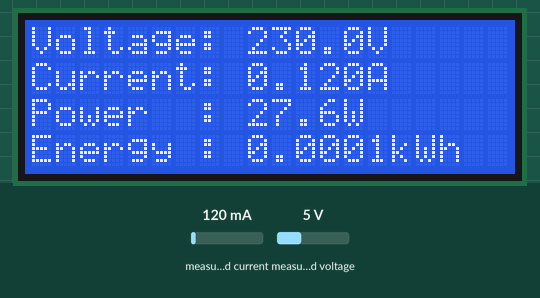
A sketch run on a simulated ESP32. Shown: 20×4 character LCD. Inputs (shaded band) come from the test bench; at power-on: measured current 120 mA, measured voltage 5 V. WiFi joins after 1.5 s; servers stay silent unless stated; EEPROM starts erased; what the sketch prints to the serial monitor is not drawn.

Above: at 7.7 s.
7.8 s: measured current set to 40 mA
At 12.6 s:
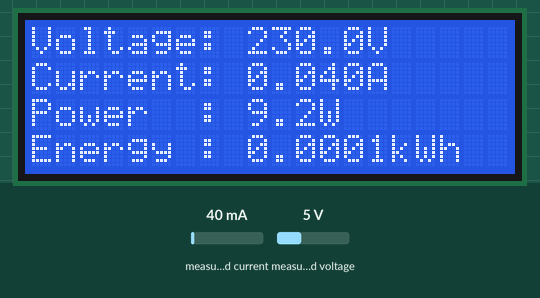
13.6 s: measured voltage set to 0.3 V
At 17.5 s:
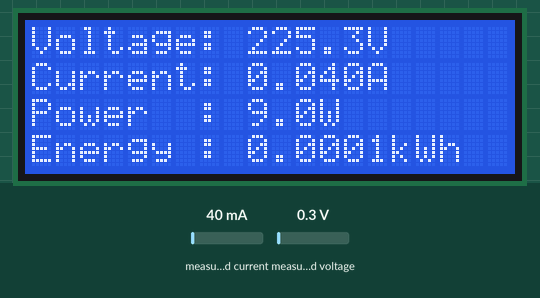
18.6 s: measured current set to 500 mA
At 22.6 s:
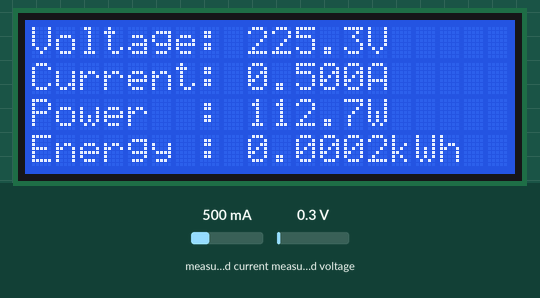
28.6 s: measured voltage set to 3.8 V
At 32.6 s:
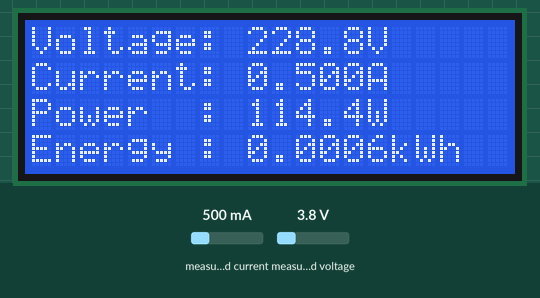
38.6 s: measured current set to 1000 mA
At 42.6 s:
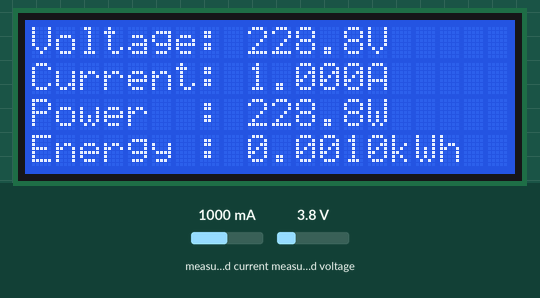
48.6 s: measured voltage set to 7.5 V
At 52.6 s:
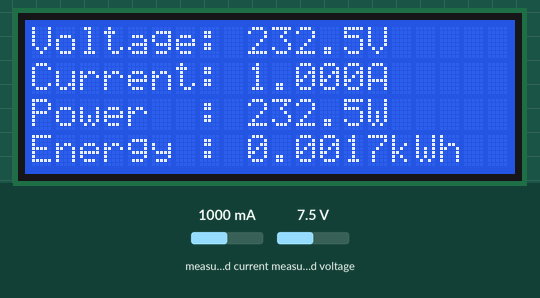
Timing chart, 0 to 54.1 s (numbered marks = the images above; inputs shaded):
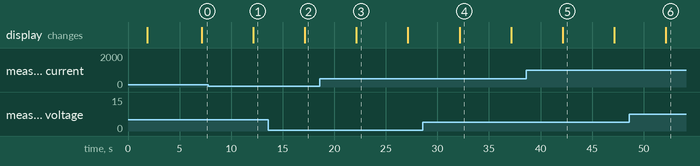

The sketch:

sketch_sep26a.ino
```cpp
  #define BLYNK_TEMPLATE_ID "Your_Template_ID"
  #define BLYNK_TEMPLATE_NAME "IoT Energy Meter"
  #define BLYNK_PRINT Serial
  #include "EmonLib.h"
  #include <EEPROM.h>
  #include <WiFi.h>
  #include <WiFiClient.h>
  #include <BlynkSimpleEsp32.h>
  #include <Wire.h>
  #include <LiquidCrystal_I2C.h>
  LiquidCrystal_I2C lcd(0x27, 20, 4);

  // Constants for calibration
  const float vCalibration = 41.5;
  const float currCalibration = 0.15;

  // Blynk and WiFi credentials

  const char auth[] = "Your_Auth_Token";
  const char ssid[] = "Your_Wifi_Name";
  const char pass[] = "Your_Wifi_Password";

  // EnergyMonitor instance
  EnergyMonitor emon;

  // Timer for regular updates
  BlynkTimer timer;

  // Variables for energy calculation
  float kWh = 0.0;
  unsigned long lastMillis = millis();

  // EEPROM addresses for each variable
  const int addrVrms = 0;
  const int addrIrms = 4;
  const int addrPower = 8;
  const int addrKWh = 12;

  // Function prototypes
  void sendEnergyDataToBlynk();
  void readEnergyDataFromEEPROM();
  void saveEnergyDataToEEPROM();


  void setup()
  {
    Serial.begin(115200);
    Blynk.begin(auth, ssid, pass);

    // Initialize the LCD
    lcd.init();
    lcd.backlight();

    // Initialize EEPROM with the size of the data to be stored
    EEPROM.begin(32); // Allocate 32 bytes for float values (4 bytes each) and some extra space

    // Read the stored energy data from EEPROM
    readEnergyDataFromEEPROM();

    // Setup voltage and current inputs
    emon.voltage(35, vCalibration, 1.7); // Voltage: input pin, calibration, phase_shift
    emon.current(32, currCalibration);    // Current: input pin, calibration

    // Setup a timer for sending data every 5 seconds
    timer.setInterval(5000L, sendEnergyDataToBlynk);

    // A small delay for system to stabilize
    delay(1000);
  }


  void loop()
  {
    Blynk.run();
    timer.run();
  }


  void sendEnergyDataToBlynk()
  {
    emon.calcVI(20, 2000); // Calculate all. No.of half wavelengths (crossings), time-out

    // Calculate energy consumed in kWh
    unsigned long currentMillis = millis();
    kWh += emon.apparentPower * (currentMillis - lastMillis) / 3600000000.0;
    lastMillis = currentMillis;

    // Print data to Serial for debugging
    Serial.printf("Voltage: %.2fV\tCurrent: %.4fA\tPower: %.4fW\tkWh: %.5fkWh\n",
                  emon.Vrms, emon.Irms, emon.apparentPower, kWh);


    // Save the latest values to EEPROM
    saveEnergyDataToEEPROM();

    // Send data to Blynk
    Blynk.virtualWrite(V0, emon.Vrms);
    Blynk.virtualWrite(V1, emon.Irms);
    Blynk.virtualWrite(V2, emon.apparentPower);
    Blynk.virtualWrite(V3, kWh);

    // Update the LCD with the new values
    lcd.clear();

    lcd.setCursor(0, 0);
    lcd.print("Voltage: ");
    lcd.print(emon.Vrms, 1);
    lcd.print("V");

    lcd.setCursor(0, 1);
    lcd.print("Current: ");
    lcd.print(emon.Irms, 3);
    lcd.print("A");

    lcd.setCursor(0, 2);
    lcd.print("Power  : ");
    lcd.print(emon.apparentPower, 1);
    lcd.print("W");

    lcd.setCursor(0, 3);
    lcd.print("Energy : ");
    lcd.print(kWh, 4);
    lcd.print("kWh");

  }


  void readEnergyDataFromEEPROM()
  {
    // Read the stored kWh value from EEPROM
    EEPROM.get(addrKWh, kWh);

    // Check if the read value is a valid float. If not, initialize it to zero
    if (isnan(kWh))
    {
      kWh = 0.0;
      saveEnergyDataToEEPROM(); // Save initialized value to EEPROM
    }
  }


  void saveEnergyDataToEEPROM()
  {
    // Write the current kWh value to EEPROM
    EEPROM.put(addrKWh, kWh);

    // Commit changes to EEPROM
    EEPROM.commit();
  }
```

Measured:
- after the input at 7.8 s, the display: changes after 4.3 s (image 1)
- after the input at 13.6 s, the display: changes after 3.5 s (image 2)
- after the input at 18.6 s, the display: changes after 3.5 s (image 3)
- what the display in image 3 shows lasts 5.0 s, from 22.1 s to 27.1 s
